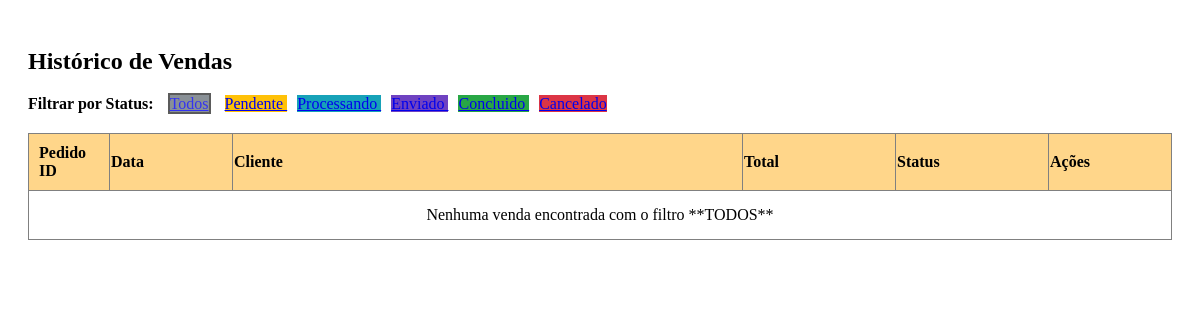
The page /ParteDePauloeGui/historico_vendas.php on the database as committed earlier.
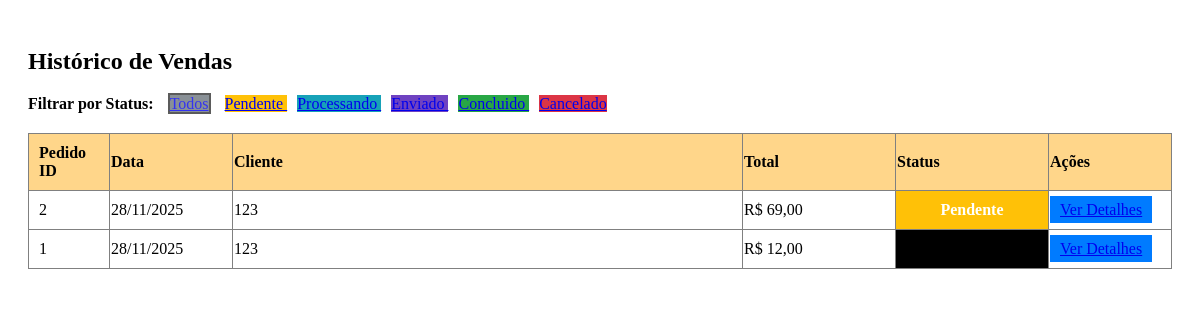
The same page on the database as committed later.
### tables this page shows
CREATE TABLE `vendas` (
  `id` int(11) NOT NULL,
  `nome_do_cliente` varchar(300) NOT NULL,
  `data` varchar(30) NOT NULL,
  `preco` varchar(50) NOT NULL,
  `nome_do_produto` varchar(100) NOT NULL,
  `status` enum('pendente','processando','enviado','concluido','cancelado') DEFAULT 'pendente'
);

### ParteDePauloeGui/historico_vendas.php (the view, shortened to what this page needs)
<?php
$status_cores = [
    'pendente'      => '#ffc107',
    'processando'   => '#17a2b8',
    'enviado'       => '#6f42c1',
    'concluido'     => '#28a745',
    'cancelado'     => '#dc3545'
];
$filtro = $_GET['status'] ?? 'todos';
$sql_base = "SELECT id, data, nome_do_cliente, preco, status FROM vendas";
$sql = $sql_base;
$where_clause = "";
$sql .= $where_clause . " ORDER BY data DESC";
$stmt = mysqli_prepare($conexao, $sql);
mysqli_stmt_execute($stmt);
$resultado = mysqli_stmt_get_result($stmt);
?>
<div style="max-width: 1200px; margin: 0 auto; padding: 20px;">
    <h2>Histórico de Vendas</h2>
    <div style="margin-bottom: 20px;">
        <span style="font-weight: bold; margin-right: 10px;">Filtrar por Status:</span>
        <a href="index.php?pg=vendas_historico&status=todos" class="botao <?php echo $filtro == 'todos' ? 'ativo' : ''; ?>" style="background-color: #6c757d; margin-right: 10px;">Todos</a>
        <?php foreach ($status_cores as $status => $cor): ?>
            <a href="index.php?pg=vendas_historico&status=<?php echo $status; ?>" class="botao <?php echo $filtro == $status ? 'ativo' : ''; ?>"
                style="background-color: <?php echo $cor; ?>; margin-right: 10px;">
                <?php echo ucfirst($status); ?>
            </a>
        <?php endforeach; ?>
    </div>
    <table border="1" style="width: 100%; border-collapse: collapse; text-align: left;">
        <thead>
            <tr style='background-color: #ffd68a;'>
                <th style='padding: 10px; width: 60px;'>Pedido ID</th>
                <th style='width: 120px;'>Data</th>
                <th>Cliente</th>
                <th style='width: 150px;'>Total</th>
                <th style='width: 150px;'>Status</th>
                <th style='width: 120px;'>Ações</th>
            </tr>
        </thead>
        <tbody>
            <?php
            if (mysqli_num_rows($resultado) > 0) {
                while ($dados = mysqli_fetch_array($resultado)) {
                    $cor_status = $status_cores[$dados['status']] ?? 'black';
                    $data_formatada = date('d/m/Y', strtotime($dados['data']));
                    echo "<tr>";
                    echo "<td style='padding: 10px;'>$dados[id]</td>";
                    echo "<td>$data_formatada</td>";
                    echo "<td>" . htmlspecialchars($dados['nome_do_cliente']) . "</td>";
                    echo "<td>R$ " . number_format($dados['preco'], 2, ',', '.') . "</td>";
                    echo "<td style='color: white; background-color: $cor_status; font-weight: bold; text-align: center;'>" . ucfirst($dados['status']) . "</td>";
                    echo "<td>";
                    echo "<a href='index.php?pg=detalhes_pedido&id=$dados[id]' class='botao' style='padding: 5px 10px; background-color: #007bff;'>Ver Detalhes</a>";
                    echo "</td>";
                    echo "</tr>";
                }
            } else {
                echo "<tr><td colspan='6' style='padding: 15px; text-align: center;'>Nenhuma venda encontrada com o filtro **" . strtoupper($filtro) . "**</td></tr>";
            }
            ?>
        </tbody>
    </table>
</div>

### ParteDePauloeGui/historico_vendas.php (style rules this page uses)
.botao.ativo { opacity: 0.8; border: 2px solid #333; }

Rows that differ between the two databases and show on the page:
added vendas: id "2", data "28/11/2025", nome_do_cliente "123", preco "69,00", status "Pendente"
added vendas: id "1", data "28/11/2025", nome_do_cliente "123", preco "12,00"
Other text that changed with them:
$filtro: "TODOS" → (not shown)
text no longer shown: "Nenhuma venda encontrada com o filtro ** **"
